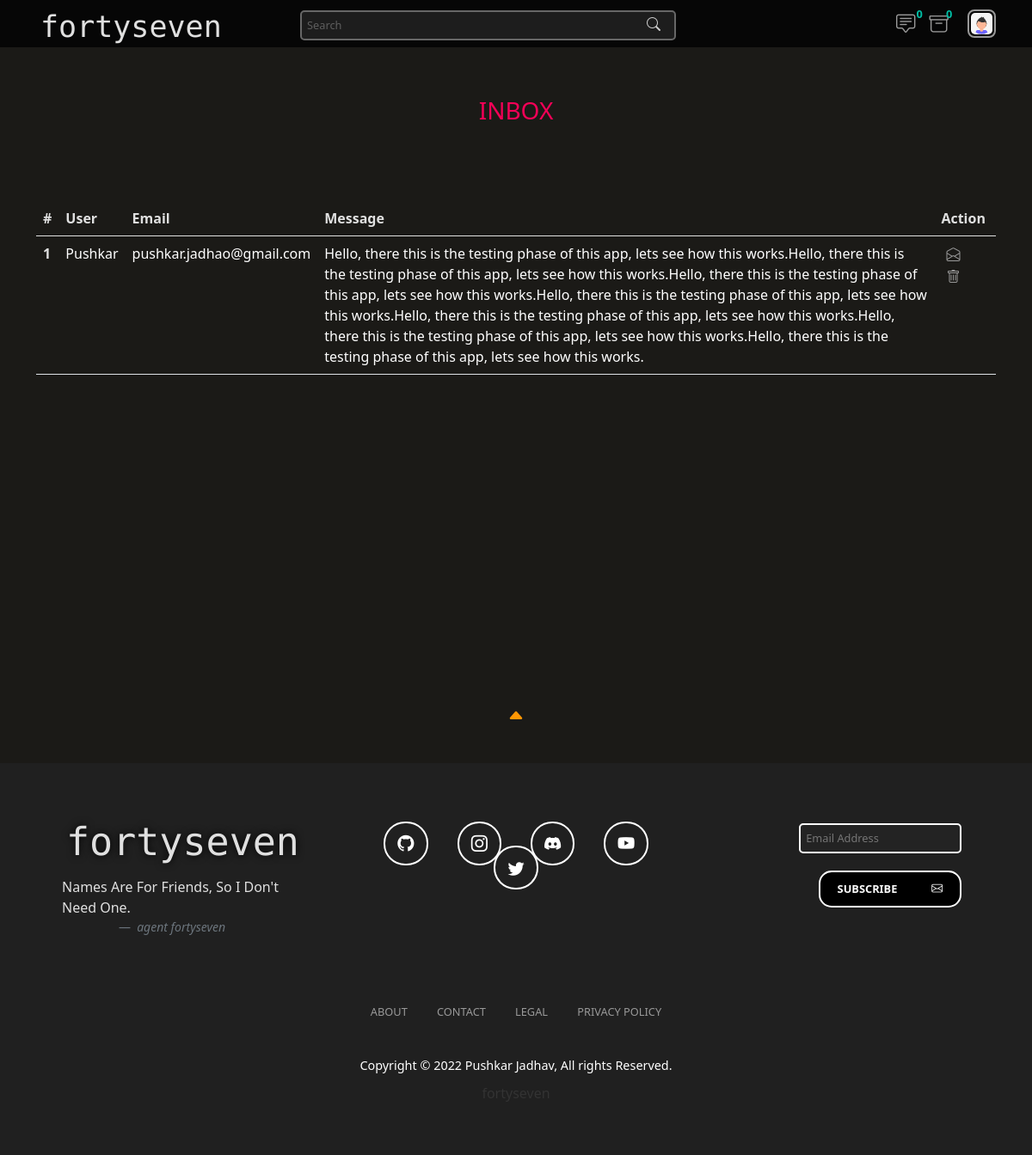
Screenshot of /adminView/adminMessages/ (signed in) with the database file from the repository.
### blogs/models.py (models this page shows, shortened)
class Contact(models.Model):
    name = models.CharField(max_length=30)
    email = models.EmailField()
    desc = models.TextField()
    is_viewed = models.BooleanField(default=False)

### blogs/views_admin.py (the view)
def admin_messages(request):
    context = {}
    if request.user.is_superuser:
        context['pendingReviewCount'] = Blog.objects.filter(is_approved = False).count()
        context['pendingMessageCount'] = Contact.objects.filter(is_viewed = False).count()
        allMessages = Contact.objects.all()
        context['allMessages'] = allMessages
        page = request.GET.get('page', 1)
        paginator = Paginator(allMessages, 15)
        try:
            pendingMessageList = paginator.page(page)
        except PageNotAnInteger:
            pendingMessageList = paginator.page(1)
        except EmptyPage:
            pendingMessageList = paginator.page(paginator.num_pages)
        context['messageList'] = pendingMessageList
        return render(request, 'admin-messages.html', context)
    else:
        return redirect('/')

### template/admin-messages.html (shortened to what this page needs)
{% extends 'base.html' %}
{% load static %}
{% block start %}
<div class="container">
  <div class="row userList adminRowHead">
    <h3>INBOX</h3>
    <div class="col-lg-12 userCol" id="usersTable">
      <table class="table table-hover userAccountTable">
        <thead>
          <tr>
            <th scope="col">#</th>
            <th scope="col">User</th>
            <th scope="col">Email</th>
            <th scope="col">Message</th>
            <th scope="col">Action</th>
          </tr>
        </thead>
        <tbody>
          {% for message in messageList reversed %}
          <tr class="table-row">
            <th scope="row">{{forloop.revcounter}}</th>
            <td>{{message.name}}</td>
            <td>{{message.email}}</td>
            <td>{{message.desc}}</td>
            {% if message.is_viewed %}
            <td><label><button id="markMsg-{{message.pk}}" onclick="markMsg(this.id)"><i class="bi bi-envelope-open"></i></button></label>
            <label><button id="deleteMsg-{{message.pk}}" onclick="deleteMsg(this.id)"><i class="bi bi-trash"></button></label></td>
            {% else %}
            <td><label><button id="markMsg-{{message.pk}}" onclick="markMsg(this.id)"><i class="bi bi-envelope"></i></button></label></label>
                <label><button id="deleteMsg-{{message.pk}}" onclick="deleteMsg(this.id)"><i class="bi bi-trash"></button></label></td>
            {% endif %}
          </tr>
          {% endfor %}
        </tbody>
      </table>
    </div>
  </div>
</div>
{% endblock %}

### static/styles/blog-styles.css (style rules this page uses)
body, html { background-color: #1B1A17 !important; font-family: 'Roboto', sans-serif; }
html { scroll-behavior: smooth !important; }
.userCol { min-height: 78vh; }
.adminRowHead h3 { text-align: center; position: relative; margin-top: 4em; color: #F50057; }
.userAccountTable { margin-top: 5em; }
.userAccountTable th { color: #e0e0e0 !important; }
.table-row button { background: none; border: none; color: #999999; transition: all 0.3s ease-in-out; }
.table-row label { margin-right: 8px; transition: all 0.3s ease-in-out; }
.my-blogs-container th, td { z-index: 9; color: white; }

### rows the page displays
Contact: name "Pushkar", email "pushkar.jadhao@gmail.com", desc "Hello, there this is the testing phase of this app, lets see how this works.Hello, there this is the testing phase of this app, lets see how this works.Hello, there this is the testing phase of this app, lets see how this works.Hello, there this is the testing phase of this app, lets see how this works.Hello, there this is the testing phase of this app, lets see how this works.Hello, there this is the testing phase of this app, lets see how this works.Hello, there this is the testing phase of this app, lets see how this works."

### other values shown
{{ pendingMessageCount }} "0"
{{ pendingReviewCount }} "0"
